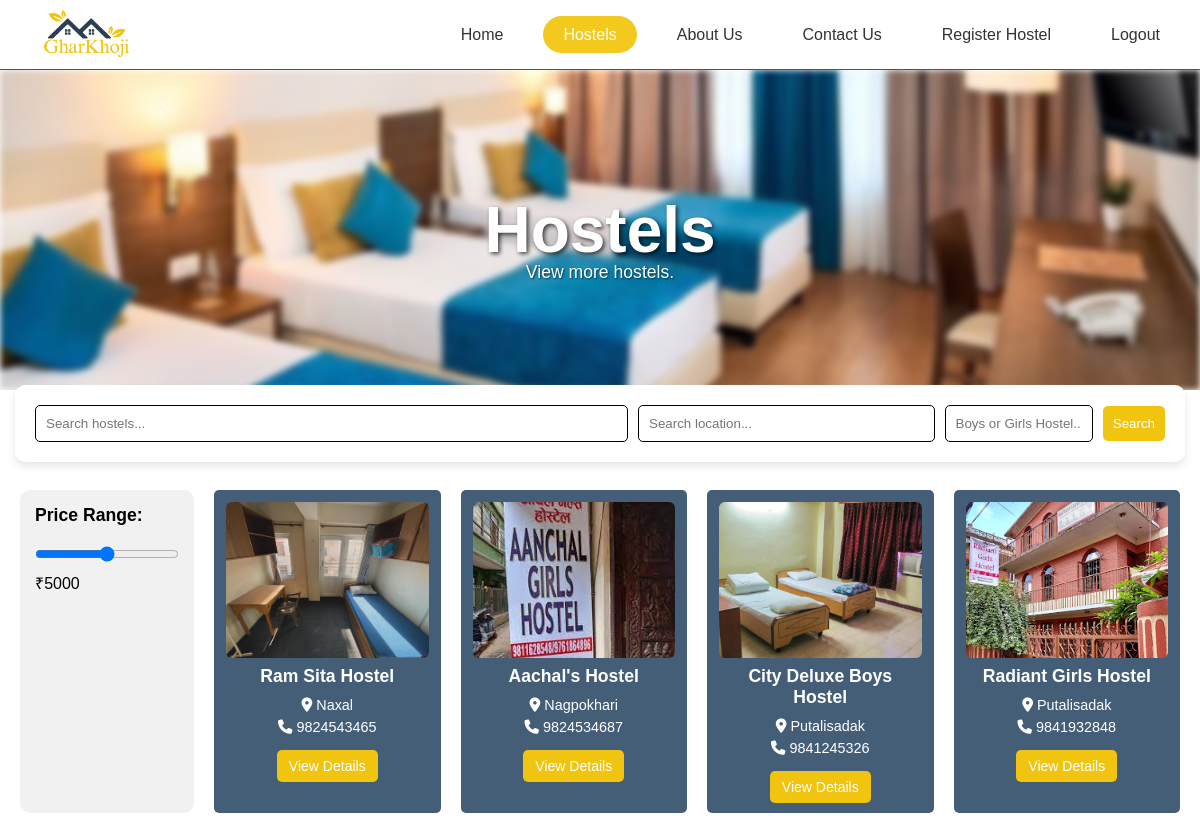
/hostels/, run on the app's committed database.
### app/models.py (models this page shows, shortened)
class Hostel(models.Model):
    title = models.CharField(max_length=255)
    location = models.CharField(max_length=255)
    type = models.CharField(max_length=255)
    image1 = models.ImageField(upload_to='hostel_images/', blank=True, null=True)
    image2 = models.ImageField(upload_to='hostel_images/', blank=True, null=True)
    image3 = models.ImageField(upload_to='hostel_images/', blank=True, null=True)
    image4 = models.ImageField(upload_to='hostel_images/', blank=True, null=True)
    email = models.EmailField(max_length=255, unique=True)
    phone_number = models.CharField(max_length=15)
    description = models.TextField()
    rules = models.TextField(help_text="Enter rules separated by a newline.", blank=True)  # Store multiple rules in one field
    single_room_price = models.PositiveIntegerField(default=0)
    two_sharing_price = models.PositiveIntegerField(default=0)
    three_sharing_price = models.PositiveIntegerField(default=0)
    single_room_available = models.PositiveIntegerField(default=0)
    two_sharing_available = models.PositiveIntegerField(default=0)
    three_sharing_available = models.PositiveIntegerField(default=0)
    facilities = models.TextField(blank=True)

### app/views.py (the view)
# urls.py: path('hostels/', views.HostelPage, name='hostels'),
def HostelPage(request):
    hostels = Hostel.objects.all()  # Fetch all hostels initially
    name = request.GET.get('title')
    location = request.GET.get('location')
    hostel_type = request.GET.get('type')
    if name:
        hostels = hostels.filter(Q(title__icontains=name))
    if location:
        hostels = hostels.filter(Q(location__icontains=location))
    if hostel_type:
        hostels = hostels.filter(Q(type__icontains=hostel_type))
    return render(request, 'hostel.html', {'hostels': hostels})

### templates/hostel.html (shortened to what this page needs)
<!DOCTYPE html>
<html lang="en">
<head>
    {% load static %}
    <link rel="stylesheet" href="{% static 'css/hostels.css' %}">
    <link rel="stylesheet" href="https://cdnjs.cloudflare.com/ajax/libs/font-awesome/6.5.1/css/all.min.css">
</head>
<body>
    <header>
        <div class="logo">
            <a href="#">
                <img src="{% static 'img/logo1.png' %}" alt="GharKhoji Logo">
            </a>
        </div>
        <nav>
            <ul>
                <li class="{% if request.path == '/home/' %} active {% endif %}"><a href="{% url 'home' %}">Home</a></li>
                <li class="{% if request.path == '/hostels/' %} active {% endif %}"><a href="{% url 'hostels' %}">Hostels</a></li>
                <li class="{% if request.path == '/aboutus/' %} active {% endif %}"><a href="{% url 'aboutus' %}">About Us</a></li>
                <li class="{% if request.path == '/contactus/' %} active {% endif %}"><a href="{% url 'contactus' %}">Contact Us</a></li>
                <li><a href="#">Register Hostel</a></li>
                <li><a href="{% url 'logout' %}" class="logout-btn">Logout</a></li>
            </ul>
        </nav>
    </header>
    <main>
        <section class="image">
            <div class="hostel-image-container">
                <img src="{% static 'aboutimg/hostellistitng.jpg' %}" alt="GharKhoji Banner">
                <h1>Hostels</h1>
                <p>View more hostels.</p>
            </div>
        </section>
        <form method="GET" action="{% url 'hostels' %}">
            <div class="search-section">
                <div class="search-container">
                    <div class="search-box">
                        <input type="text" placeholder="Search hostels..." class="search-input" name="title">
                    </div>
                    <div class="location-box">
                        <input type="text" placeholder="Search location..." class="location-input" name="location">
                    </div>
                    <div class="hostel-type-box">
                        <input type="text" placeholder="Boys or Girls Hostel..." class="type-input" name="type">
                    </div>
                    <div class="search-btn-box">
                        <button type="submit" class="search-btn">Search</button>
                    </div>
                </div>
            </div>
        </form>
        <div class="hostel-filter-container">
            <div class="price-filter">
                <label for="price-range">Price Range:</label>
                <input type="range" id="price-range" name="price-range" min="0" max="10000" step="500" value="5000">
                <span id="price-value">₹5000</span>
            </div>
            <div class="hostels-display">
                <div class="outer-card">
                    {% for hostel in hostels %}
                        <div class="inner-card">
                            <div class="image-wrapper">
                                <img src="{{ hostel.image1.url }}" alt="{{ hostel.title }}">
                            </div>
                            <div class="content">
                                <p>{{ hostel.title }}</p>
                                <span><i class="fa-solid fa-location-dot"></i> {{ hostel.location }}</span>
                                <span><i class="fa-solid fa-phone"></i> {{ hostel.phone_number }}</span>
                            </div>
                            <div class="view-details-container">
                                <a href="{% url 'hosteldetails' hostel.id %}"><button class="view-details-btn">View Details</button></a>
                            </div>
                        </div>
                    {% empty %}
                        <p>Sorry, no hostels are available.</p>
                    {% endfor %}
                </div>
            </div>
        </div>
    </main>
</body>
</html>

### static/css/hostels.css (style rules this page uses)
* { margin: 0; padding: 0; font-family: Arial, sans-serif; box-sizing: border-box; }
header { display: flex; justify-content: space-between; align-items: center; padding: 0 20px; height: 70px; border-bottom: 1px solid #4B5945; position: fixed; top: 0; left: 0; right: 0; width: 100%; z-index: 1000; background-color: #fff; }
header .logo { flex: 0 0 auto; }
header .logo img { height: 100%; max-height: 60px; width: auto; }
nav { flex: 1; text-align: right; }
nav ul { display: flex; list-style: none; gap: 20px; justify-content: flex-end; margin: 0; }
nav ul li a { text-decoration: none; color: #333; font-size: 16px; font-weight: 500; padding: 10px 20px; border-radius: 20px; transition: 0.3s ease-in-out; }
nav ul li.active a { background-color: #f4c91d; color: #ffffff; border-radius: 25px; font-weight: 500; }
.image { display: flex; justify-content: center; align-items: center; margin-top: 70px; }
.hostel-image-container { width: 100%; height: 40vh; display: flex; justify-content: center; align-items: center; overflow: hidden; }
.hostel-image-container img { width: 100%; height: 100%; object-fit: cover; object-position: center 45%; filter: blur(3px); }
.hostel-image-container h1 { position: absolute; color: white; font-size: 4rem; font-weight: bold; text-shadow: 2px 2px 4px rgba(0, 0, 0, 0.7); text-align: center; padding: 0px 30px; }
.hostel-image-container p { position: absolute; color: white; font-size: 1.1rem; margin-top: 85px; text-shadow: 1px 1px 2px rgba(0, 0, 0, 0.6); }
.search-section { position: absolute; width:100%; margin-top: -20px; padding:15px; }
.search-container { display: flex; justify-content: space-between; align-items: center; gap: 10px; background-color: #ffffff; padding: 20px; border-radius: 10px; box-shadow: 0 4px 8px rgba(0, 0, 0, 0.1); }
.location-box { flex: 1; }
.search-box { flex: 2; }
.hostel-type-box { flex: 0.5; }
.search-input, .location-input, .type-input { width: 100%; padding: 10px; border-radius: 5px; border: 1.2px solid black; }
.search-btn-box { flex: 0.2; }
.search-btn { width: 100%; padding: 10px; background-color: #F1C40F; color: rgb(255, 255, 255); border: none; border-radius: 5px; cursor: pointer; }
.hostel-filter-container { display: flex; justify-content: space-between; padding: 20px; margin-top: 80px; }
.price-filter { flex: 0 0 15%; background-color: #f1f1f1; padding: 15px; border-radius: 10px; }
.price-filter label { font-size: 1.1rem; font-weight: bold; display: block; margin-bottom: 10px; }
#price-range { width: 100%; margin: 10px 0; }
#price-value { font-size: 1rem; font-weight: normal; }
.hostels-display { flex: 1; padding-left: 20px; display: flex; flex-wrap: wrap; gap: 15px; }
.outer-card { display: grid; grid-template-columns: repeat(4, 1fr); gap: 20px; width: 100%; }
.inner-card { background-color: #445e78; border-radius: 5px; width: 100%; margin: 0 auto; overflow: hidden; }
.image-wrapper { width: 100%; height: 180px; overflow: hidden; }
.image-wrapper img { width: 100%; height: 100%; object-fit: cover; padding: 12px; border-radius: 18px; }
.content { padding: 15px; text-align: center; }
.content p { font-size: 1.1rem; font-weight: bold; color: #fff; margin-top: -19px; margin-bottom: 10px; }
.content span { display: block; font-size: 0.9rem; color: #fff; margin-top: 6px; }
.view-details-container { text-align: center; margin-bottom: 10px; }
.view-details-btn { background-color: #F1C40F; color: white; font-size: 14px; padding: 8px 12px; border: none; border-radius: 5px; cursor: pointer; transition: 0.3s ease-in-out; }

### data on the page
Hostel: image1 (picture), title "Ram Sita Hostel", location "Naxal", phone_number "9824543465"
Hostel: image1 (picture), title "Aachal's Hostel", location "Nagpokhari", phone_number "9824534687"
Hostel: image1 (picture), title "City Deluxe Boys Hostel", location "Putalisadak", phone_number "9841245326"
Hostel: image1 (picture), title "Radiant Girls Hostel", location "Putalisadak", phone_number "9841932848"
